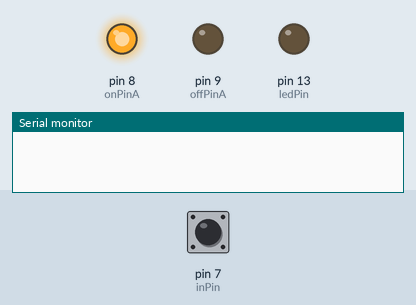
This sketch was run on a simulated Arduino Uno, built with avr-gcc and run on an emulated ATmega328P. On the bench: output pins drawn as LEDs (lit = HIGH), the last lines printed to the serial monitor. Dashed ring = blinking. The inputs (shaded band) are chosen by the test bench; at power-on: pin 7 (inPin) HIGH.

Above: at 1.2 s.
1.3 s: pin 7 (inPin) pulled LOW for 0.15 s
At 4.2 s:
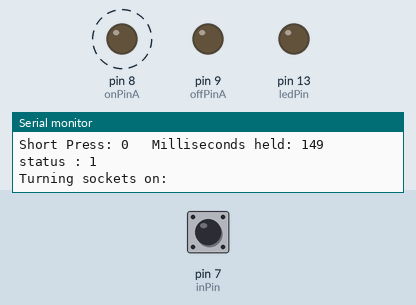
Timing chart, 0 to 10.0 s (numbered marks = the images above; inputs shaded):
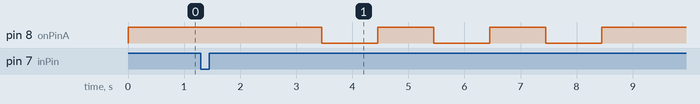

Measured:
- after the input at 1.3 s, pin 8 (onPinA): alternates HIGH for 1.0 s and LOW for 1.0 s, 6 changes in all, then stays HIGH, starting after 2.2 s

The sketch:

buttonPressRemote.ino
```cpp
int inPin = 7;  // the pin number for input (for me a push button)
int onPinA = 8; // Pin for controlling the remote
int offPinA = 9;
int ledPin = 13;

int current;         // Current state of the button
                     // (LOW is pressed b/c i'm using the pullup resistors)
long millis_held;    // How long the button was held (milliseconds)
long secs_held;      // How long the button was held (seconds)
long prev_secs_held; // How long the button was held in the previous check
byte previous = HIGH;
unsigned long firstTime; // how long since the button was first pressed

void setup() {
  Serial.begin(9600);         // Use serial for debugging

  pinMode(ledPin, OUTPUT);
  pinMode(onPinA, OUTPUT);
  pinMode(offPinA, OUTPUT);


  digitalWrite(onPinA, HIGH);  //
  digitalWrite(offPinA, LOW);  // Transistor should be low
  digitalWrite(inPin, HIGH);  //
}

void loop() {
  current = digitalRead(inPin);

  // if the button state changes to pressed, remember the start time
  if (current == LOW && previous == HIGH && (millis() - firstTime) > 200) {
    firstTime = millis();
  }

  millis_held = (millis() - firstTime);
  secs_held = millis_held / 1000;

  // This if statement is a basic debouncing tool, the button must be pushed for at least
  // 100 milliseconds in a row for it to be considered as a push.
  if (millis_held > 50) {

    if (current == LOW && secs_held > prev_secs_held) {
      ledblink(1, 50, ledPin); // Each second the button is held blink the indicator led
    }

    // check if the button was released since we last checked
    if (current == HIGH && previous == LOW) {
      // HERE YOU WOULD ADD VARIOUS ACTIONS AND TIMES FOR YOUR OWN CODE
      // ===============================================================================

      // Button pressed for less than 6 seconds, turn on.
      if (secs_held < 6) {
        Serial.print("Short Press: ");
        Serial.print(secs_held);
        Serial.print("   Milliseconds held: ");
        Serial.println(millis_held);
        //Turn on sockets
        turnSocketsOn();
      }

      // Button held for more than 6 seconds, turn off.
      if (secs_held >= 6) {
        Serial.print("Long Press: ");
        Serial.print(secs_held);
        Serial.print("   Milliseconds held: ");
        Serial.println(millis_held);
        //Turn off sockets
        turnSocketsOff();
      }
      // ===============================================================================
    }
  }

  previous = current;
  prev_secs_held = secs_held;
}

// Just a simple helper function to blink an led in various patterns
void ledblink(int times, int lengthms, int pinnum){
  for (int x=0; x<times;x++) {
    digitalWrite(pinnum, HIGH);
    delay (lengthms);
    digitalWrite(pinnum, LOW);
    delay(lengthms);
  }
}

//Function to send a radio signal to turn sockets on
void turnSocketsOn() {
  // For RPi parsing
  Serial.println("status : 1");
  //  delay
  delay(2000);
  Serial.println("Turning sockets on: ");
  //  turn on 3 times
  digitalWrite(onPinA, LOW);
  delay(1000);
  digitalWrite(onPinA, HIGH);
  delay(1000);

  digitalWrite(onPinA, LOW);
  delay(1000);
  digitalWrite(onPinA, HIGH);
  delay(1000);

  digitalWrite(onPinA, LOW);
  delay(1000);
  digitalWrite(onPinA, HIGH);
  Serial.println("Sockets on complete.");
  // Send ON signal to PI
}
//Function to send a radio signal to turn sockets off
void turnSocketsOff() {
  // For RPi parsing
  Serial.println("status : 0");
  Serial.println("Turning sockets off: ");
  // turn off 3 times
  digitalWrite(offPinA, HIGH);
  delay(1000);
  digitalWrite(offPinA, LOW);
  delay(1000);

  digitalWrite(offPinA, HIGH);
  delay(1000);
  digitalWrite(offPinA, LOW);
  delay(1000);

  digitalWrite(offPinA, HIGH);
  delay(1000);
  digitalWrite(offPinA, LOW);

  Serial.println("Sockets off complete. ");
  // Send OFF signal to PI
}
```
